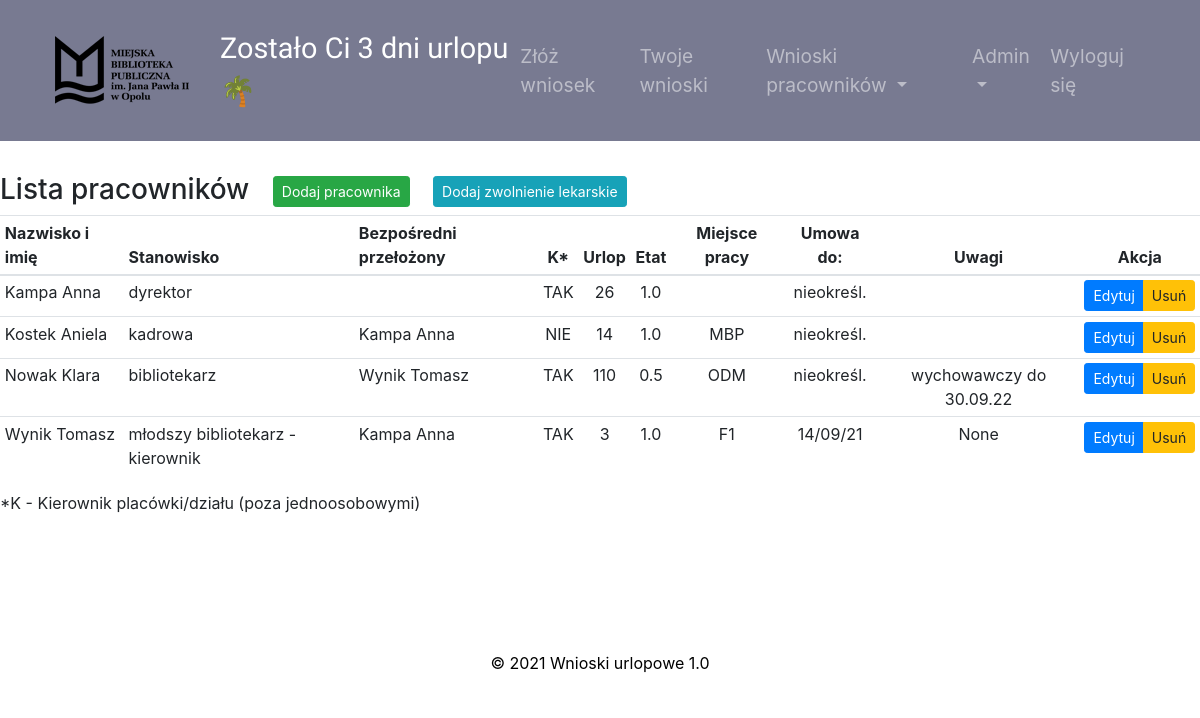
The app's page /admin_site (signed in) with its own data.
### main.py (models this page shows, shortened)
class Employee(UserMixin, db.Model):
    __tablename__ = "employees"
    id = db.Column(db.Integer, primary_key=True)
    name = db.Column(db.String(50), unique=False, nullable=False)
    login = db.Column(db.String(10), unique=True, nullable=False)
    password = db.Column(db.String(100))
    position = db.Column(db.String(50), unique=False)
    position_info = db.Column(db.String(20))
    work_place = db.Column(db.String)
    is_manager = db.Column(db.String(3), nullable=False)
    is_topmanager = db.Column(db.String(3), nullable=False)
    work_time = db.Column(db.Float, unique=False, nullable=False)
    email = db.Column(db.String)
    days_off = db.Column(db.Integer, nullable=False)
    annual_days_off = db.Column(db.Integer)
    contract_end = db.Column(db.String)
    requests = relationship("Request", back_populates="author")
    sickleaves = relationship("SickLeave", back_populates="person")
    manager_id = db.Column(db.Integer, db.ForeignKey("employees.id"))
    manager = relationship("Employee", backref='subordinates', remote_side="Employee.id")
    today_note = db.Column(db.String(20))
    additional_info = db.Column(db.String)

### main.py (the view)
@app.route("/admin_site", methods=["POST", "GET"])
@admin_only
def admin_site():
    all_employees = Employee.query.order_by(Employee.name).all()
    return render_template("admin_site.html", all_employees=all_employees)

### main.py (called while the page is built)
@login_manager.user_loader
def load_user(employee_id):
    return Employee.query.get(int(employee_id))

def admin_only(f):
    @wraps(f)
    def decorated_function(*args, **kwargs):
        if current_user.login not in ADMIN_LOGIN:
            return abort(403)
        return f(*args, **kwargs)
    return decorated_function

### templates/admin_site.html
{% include 'header.html' %}
<section class="page-section">
<div class="requests">
    <h3 >Lista pracowników
        <a href="{{url_for('add_employee')}}" role="button" class="btn ml-3 btn-sm btn-success">Dodaj pracownika</a>
        <a href="{{url_for('add_sickleave')}}" role="button" class="btn ml-3 btn-sm btn-info">Dodaj zwolnienie lekarskie</a>
    </h3>
    <table class="table table-sm  js-serial table-responsive">
        <thead>
        <tr >
            <th scope="col">Nazwisko i imię</th>
            <th scope="col">Stanowisko</th>
            <th scope="col">Bezpośredni przełożony</th>
            <th scope="col" class="text-center">K*</th>
            <th scope="col" class="text-center">Urlop</th>
            <th scope="col" class="text-center">Etat</th>
            <th scope="col" class="text-center">Miejsce pracy</th>
             <th scope="col" class="text-center">Umowa do:</th>
            <th scope="col" class="text-center">Uwagi</th>
            <th scope="col" class="text-center">Akcja</th>
        </tr>
        </thead>
        <tbody>
        <tr>
        {% for employee in all_employees %}
        <tr>
            <td>{{ employee.name }}</td>
            <td>{{ employee.position }}</td>
            <td>{{employee.manager.name}}</td>
            <td class="text-center">{{ employee.is_manager }}</td>
            <td class="text-center">{{ employee.days_off }}</td>
            <td class="text-center">{{ employee.work_time }}</td>
            <td class="text-center">{{ employee.work_place }}</td>
            <td class="text-center">{{ employee.contract_end }}</td>
            <td class="text-center">{{ employee.additional_info }}</td>
            <td>
                <div class="btn-group btn-group-sm" role="group" aria-label="Basic example">
                    <a href="{{url_for('edit_employee', employee_id=employee.id)}}" role="button" class="btn btn-primary">Edytuj</a>
                    <a href="{{url_for('delete_employee', employee_id=employee.id) }}" role="button" class="btn btn-warning">Usuń</a>
                </div>
            </td>
        </tr>
        {% endfor %}
        </tbody>
    </table>
    <p>*K - Kierownik placówki/działu (poza jednoosobowymi)</p>
</div>
</section>
{% include 'footer.html' %}

### templates/header.html (shortened to what this page needs)
<!DOCTYPE html>
<html lang="pl">
<head>
    <link rel="stylesheet" href="https://maxcdn.bootstrapcdn.com/bootstrap/4.0.0/css/bootstrap.min.css"
>
    <link rel="stylesheet" href="https://cdnjs.cloudflare.com/ajax/libs/bootstrap-datepicker/1.9.0/css/bootstrap-datepicker.min.css"/>
    <link rel="stylesheet" href="./static/style.css" >
</head>
<body>
    <nav class="navbar position-sticky top-0 navbar-expand-lg navbar-dark w-100">
<div class="container-fluid">
        <a href="{{url_for('main')}}" class="navbar-brand ml-1" id="nav_urlop"><img src="/static/mbp_logo.png" class="d-inline-block align-center"  style="padding-right: 15px;"></a><p class="info"> {%if current_user.is_authenticated%} Zostało Ci {{current_user.days_off}} {% if current_user.work_time<1 %}godz. {%else%} dni  {%endif%}urlopu <span class="palm">🌴</span> {%endif%}</p>
        <div class="collapse navbar-collapse" id="navbarSupportedContent">
        <ul class="navbar-nav ml-auto">
            {% if current_user.position != "dyrektor"%}
                 <li class="nav-item">
                <a class="nav-link link-hide" href="{{url_for('main')}}">Złóż wniosek</a>
            </li>
            <li class="nav-item">
                <a class="nav-link link-hide" href="{{url_for('my_requests')}}">Twoje wnioski</a>
            </li>
            {% endif %}
            {% if current_user.is_manager == "TAK" %}
              <li class="nav-item dropdown">
      <a class="nav-link dropdown-toggle" href="{{url_for('employees_requests')}}" id="navbardrop" data-toggle="dropdown">
        Wnioski pracowników
      </a>
    </li>
{% endif %}
            {% if current_user.login in ["wynik", "kostek"] %}
                     <li class="nav-item dropdown">
      <a class="nav-link dropdown-toggle" href="{{url_for('admin_site')}}" id="navbardrop2" data-toggle="dropdown">
        Admin</a>
    </li>
           {% endif %}
            <li class="nav-item">
                <a class="nav-link link-hide" href="{{url_for('logout')}}">Wyloguj się</a>
            </li>
        </ul>
        </div>
    </div>
    </nav>

### static/style.css (style rules this page uses)
.page-section { display: -webkit-box; display: -ms-flexbox; display: flex; -webkit-box-pack: center; -ms-flex-pack: center; justify-content: center; scroll-padding-top: 200px; margin-top: 2rem; padding-bottom: 5rem; }
.requests { position: relative; max-width: 100%; }
.navbar { background-color: #787A91; padding: 1% 3%; z-index: 1; }
.navbar-brand { font-size: 1.5rem; }
.info { font-size: 1.8rem; font-family: 'Signika Negative', sans-serif; color: #fff; margin-top: 15px; }
.nav-link { font-size: 1.2rem; }
@media (min-width: 360px) { .page-section { scroll-padding-top: 160px; } }
@media (min-width: 992px) { .page-section { scroll-padding-top: 150px; } }

### records on screen
Employee: days_off "3", name "Wynik Tomasz", position "młodszy bibliotekarz - kierownik", manager.name "Kampa Anna", is_manager "TAK", work_time "1.0", work_place "F1", contract_end "14/09/21", additional_info "None"
Employee: name "Kampa Anna", position "dyrektor", is_manager "TAK", days_off "26", work_time "1.0", contract_end "nieokreśl."
Employee: name "Kostek Aniela", position "kadrowa", manager.name "Kampa Anna", is_manager "NIE", days_off "14", work_time "1.0", work_place "MBP", contract_end "nieokreśl."
Employee: name "Nowak Klara", position "bibliotekarz", manager.name "Wynik Tomasz", is_manager "TAK", days_off "110", work_time "0.5", work_place "ODM", contract_end "nieokreśl.", additional_info "wychowawczy do 30.09.22"
